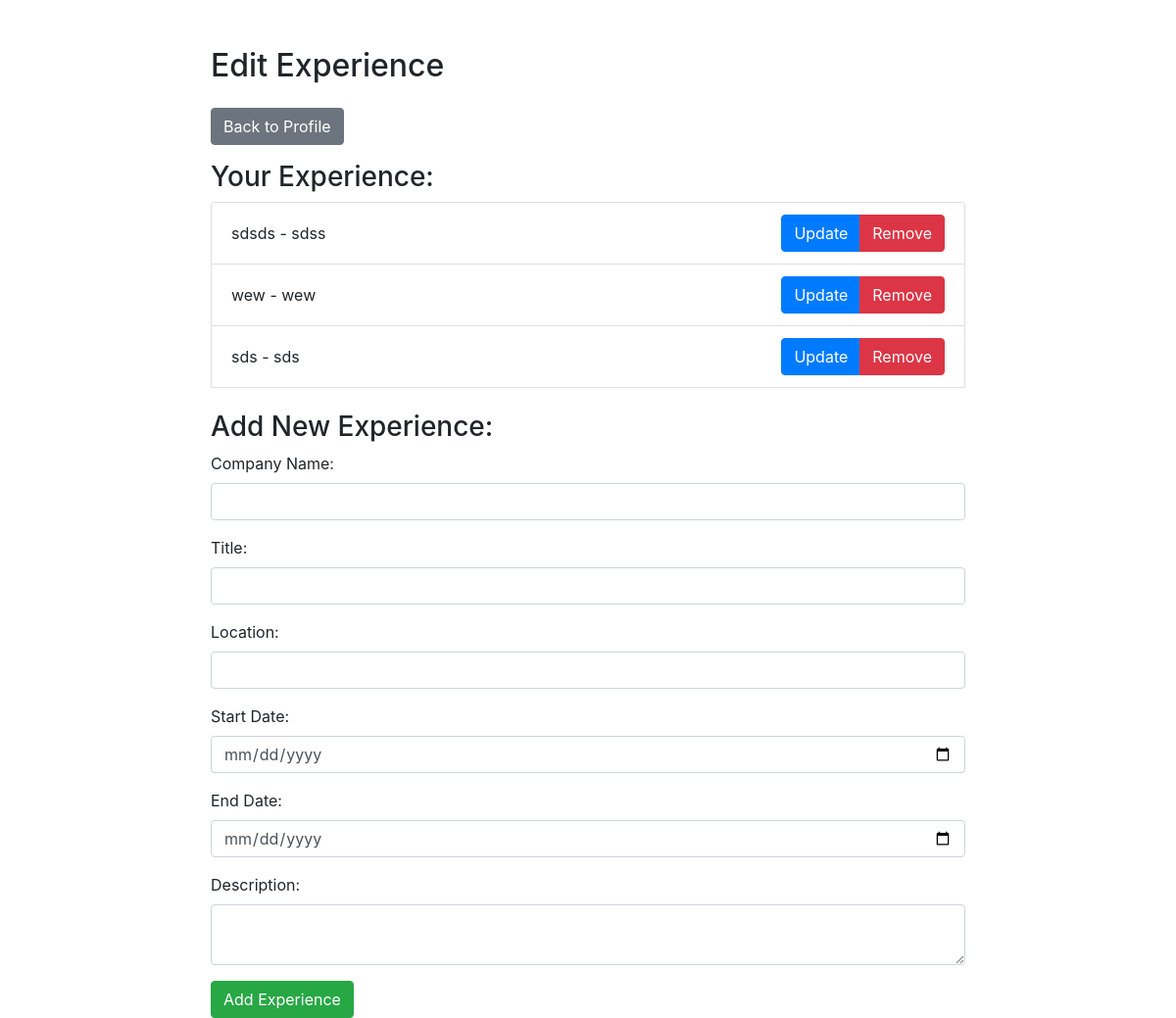
The app's page /pages/edit_experience.php (signed in) with its own data.
### tables this page shows
CREATE TABLE Experience (
    ExperienceID INT AUTO_INCREMENT PRIMARY KEY,
    UserID INT,
    CompanyName VARCHAR(255),
    Title VARCHAR(255),
    Location VARCHAR(255),
    StartDate DATE,
    EndDate DATE,
    Description TEXT,
    FOREIGN KEY (UserID) REFERENCES Users(UserID) ON DELETE CASCADE ON UPDATE CASCADE
);

### pages/edit_experience.php (the view, shortened to what this page needs)
<?php
include "../config/db.php";
$userID = $_SESSION['user_id'];
$experienceSql = "SELECT * FROM Experience WHERE UserID = $userID";
$experienceResult = $conn->query($experienceSql);
?>
<!DOCTYPE html>
<html lang="en">
<head>
    <link rel="stylesheet" href="https://stackpath.bootstrapcdn.com/bootstrap/4.3.1/css/bootstrap.min.css">
</head>
<body>
    <div class="container mt-5">
        <h2 class="mb-4">Edit Experience</h2>
        <a href="profile.php" class="btn btn-secondary mb-3">Back to Profile</a>
        <h3>Your Experience:</h3>
        <ul class="list-group">
            <?php while ($experience = $experienceResult->fetch_assoc()): ?>
                <li class="list-group-item d-flex justify-content-between align-items-center">
                    <?php echo "{$experience['CompanyName']} - {$experience['Title']}"; ?>
                    <div class="btn-group" role="group">
                        <button class="btn btn-primary" data-toggle="modal" data-target="#updateModal<?php echo $experience['ExperienceID']; ?>">Update</button>
                        <button class="btn btn-danger" data-toggle="modal" data-target="#removeModal<?php echo $experience['ExperienceID']; ?>">Remove</button>
                    </div>
                </li>
            <?php endwhile; ?>
        </ul>
        <div class="mt-4">
            <h3>Add New Experience:</h3>
            <form action="" method="post" class="needs-validation" novalidate>
                <div class="form-group">
                    <label for="company_name">Company Name:</label>
                    <input type="text" name="company_name" class="form-control" required>
                </div>
                <div class="form-group">
                    <label for="title">Title:</label>
                    <input type="text" name="title" class="form-control" required>
                </div>
                <div class="form-group">
                    <label for="location">Location:</label>
                    <input type="text" name="location" class="form-control" required>
                </div>
                <div class="form-group">
                    <label for="start_date">Start Date:</label>
                    <input type="date" name="start_date" class="form-control" required>
                </div>
                <div class="form-group">
                    <label for="end_date">End Date:</label>
                    <input type="date" name="end_date" class="form-control" required>
                </div>
                <div class="form-group">
                    <label for="description">Description:</label>
                    <textarea name="description" class="form-control" required></textarea>
                </div>
                <button type="submit" name="add_experience" class="btn btn-success">Add Experience</button>
            </form>
        </div>
    </div>
</body>
</html>

### pages/edit_experience.php (style rules this page uses)
.container { max-width: 800px; }

### records on screen
experience: CompanyName "sdsds", Title "sdss"
experience: CompanyName "wew", Title "wew"
experience: CompanyName "sds", Title "sds"
